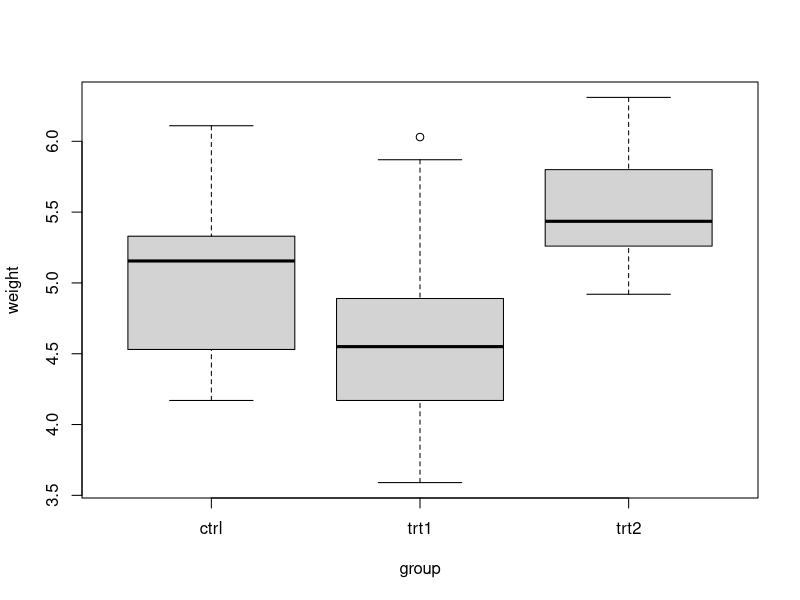
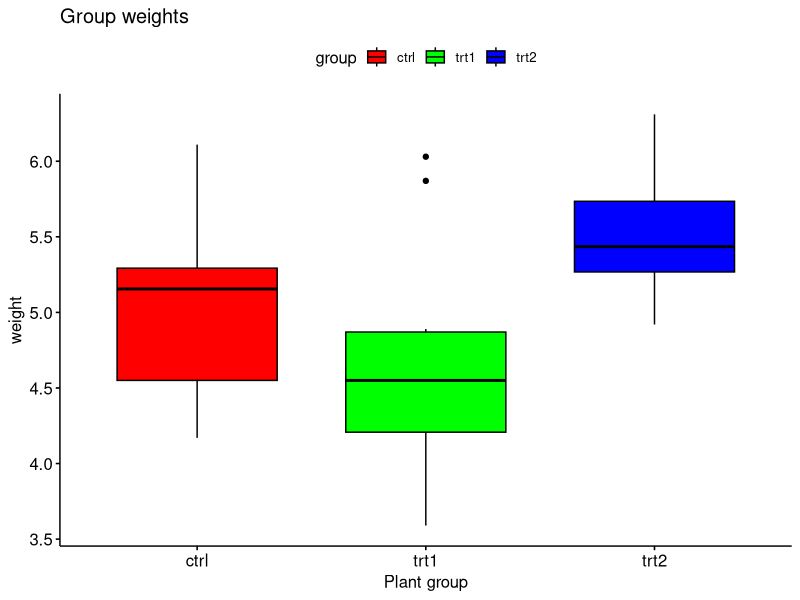

Recreate these plots in R, in order.
## ---- chunk 1
knitr::opts_chunk$set(paged.print = FALSE)
## ---- chunk 2
data("PlantGrowth")
str(PlantGrowth)
## ---- chunk 3
levels(PlantGrowth$group)
## ---- chunk 4
summary(PlantGrowth)
## ---- chunk 5
weight <- PlantGrowth$weight
group <- PlantGrowth$group
## ---- chunk 6
tapply(weight, group, mean)
## ---- chunk 7
tapply(weight, group, length)
## ---- chunk 8
boxplot(weight ~ group)
## ---- chunk 9
ggpubr::ggboxplot(PlantGrowth, "group", "weight",
  fill = "group",
  palette = c("red", "green", "blue"), title = "Group weights",
  xlab = "Plant group"
)
## ---- chunk 10
options(digits = 4)
result <- aov(weight ~ group)
result
## ---- chunk 11
(3.766 / 2) / (10.492 / 27)
## ---- chunk 12
summary(result)
## ---- chunk 13
result_tk <- TukeyHSD(result)
result_tk
## ---- chunk 14
TukeyHSD(result, conf.level = 0.99)
## ---- chunk 15
bartlett.test(weight ~ group)
